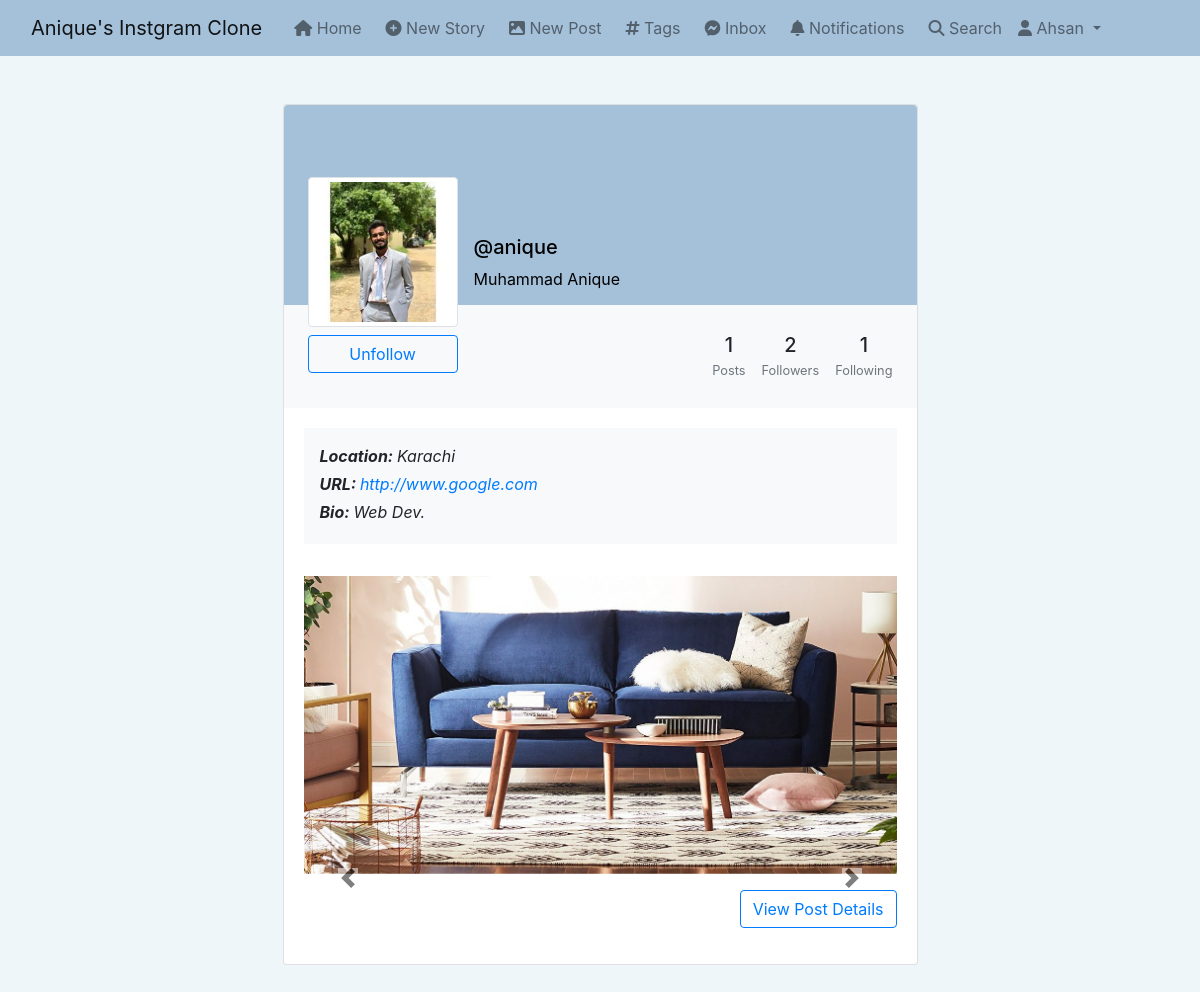
Page /anique/ (signed in) on the committed database.
### app_authentication/models.py (models this page shows, shortened)
class Profile(models.Model):
    user = models.OneToOneField(User, on_delete=models.CASCADE, related_name='profile')
    first_name = models.CharField(max_length=50, null=True, blank=True)
    last_name = models.CharField(max_length=50, null=True, blank=True)
    location = models.CharField(max_length=50, null=True, blank=True)
    url = models.URLField(max_length=80, null=True, blank=True)
    profile_info = models.TextField(max_length=150, null=True, blank=True)
    date = models.DateField(auto_now_add=True)
    favorites = models.ManyToManyField(Post)
    picture = models.ImageField(upload_to=user_directory_path, blank=True, null=True, verbose_name='Picture')

### post/models.py (models this page shows, shortened)
class PostFileContent(models.Model):
    user = models.ForeignKey(User,on_delete=models.CASCADE,related_name='content_owner')
    file = models.FileField(upload_to=user_directory_path)

class Post(models.Model):
    id = models.UUIDField(primary_key=True,default=uuid.uuid4,editable=False)
    content = models.ManyToManyField(PostFileContent,related_name='contents')
    caption = models.TextField(max_length=9000,verbose_name='Caption')
    posted = models.DateTimeField(auto_now_add=True)
    tags = models.ManyToManyField(Tag,related_name='tags')
    user = models.ForeignKey(User,on_delete=models.CASCADE)
    likes = models.IntegerField(default=0)
    def get_absolute_url(self):
        return reverse("post_details", args=[str(self.id)])

### app_authentication/views.py (the view)
# urls.py: path("<username>/",views.profile,name='profile'),
@login_required
def profile(request,username):
    user = get_object_or_404(User,username=username)
    profile = Profile.objects.get(user=user)
    url_name = resolve(request.path).url_name
    if url_name == 'profile':
        posts = Post.objects.filter(user=user).order_by("-posted")
    else:
        posts = profile.favorites.all()
        posts.order_by("-posted")
    follow_status = Follow.objects.filter(follower=request.user,following=user)
    posts_count = Post.objects.filter(user=user).count()
    following_count = Follow.objects.filter(follower=user).count()
    followers_count = Follow.objects.filter(following=user).count()
    context = {
        "profile":profile,
        "url_name":url_name,
        "posts":posts,
        "posts_count":posts_count,
        "following_count":following_count,
        "followers_count":followers_count,
		"follow_status":follow_status,
    }
    return render(request,'authentication/profile.html',context)

### django_instagram_clone/templates/authentication/profile.html (shortened to what this page needs)
{% extends 'base.html' %} {% load static %}{% block stylesheet %}
<link rel="stylesheet" href="{% static 'css/index.css' %}" />
{% endblock stylesheet %}  {% block content %}
<section class="h-100 gradient-custom-2">
  <div class="container py-5 h-100">
    <div class="row d-flex justify-content-center align-items-center h-100">
      <div class="col col-lg-9 col-xl-7">
        <div class="card">
          <div
            class="rounded-top text-white d-flex flex-row"
            style="background-color: #a5c0d9; height: 200px"
          >
            <div class="ms-4 mt-5 d-flex flex-column" style="width: 150px">
              {% if profile.picture %}
              <img
                src="{{profile.picture.url}}"
                alt="Generic placeholder image"
                class="img-fluid img-thumbnail mt-4 mb-2"
                style="width: 150px; z-index: 1"
              />
              {% endif %} {% if request.user.is_authenticated and request.user == profile.user %}
              <a
                href="{% url 'edit_profile' %}"
                style="z-index: 1"
                class="btn btn-outline-primary"
                data-mdb-ripple-color="dark"
                >Edit profile</a
              >{% else %} {% if follow_status %}<a
                href="{% url 'follow' profile.user 0 %}"
                style="z-index: 1"
                class="btn btn-outline-primary"
                data-mdb-ripple-color="dark"
                >Unfollow</a
              >{% endif %} {% endif %}
            </div>
            <div class="ms-3" style="margin-top: 130px">
              <h5 style="color: black">@{{profile.user.username}}</h5>
              {% if profile.first_name and profile.last_name %}
              <p style="color: black">
                {{profile.first_name}} {{profile.last_name}}
              </p>
              {% endif %}
            </div>
          </div>
          <div class="p-4 text-black" style="background-color: #f8f9fa">
            <div class="d-flex justify-content-end text-center py-1">
              <div>
                <p class="mb-1 h5">{{posts_count}}</p>
                <p class="small text-muted mb-0">Posts</p>
              </div>
              <div class="px-3">
                <p class="mb-1 h5">{{followers_count}}</p>
                <p class="small text-muted mb-0">Followers</p>
              </div>
              <div>
                <p class="mb-1 h5">{{following_count}}</p>
                <p class="small text-muted mb-0">Following</p>
              </div>
            </div>
          </div>
          <div class="card-body text-black">
            <div class="mb-2">
              <div class="p-3" style="background-color: #f8f9fa">
                <p class="font-italic mb-1">
                  {% if profile.location %}
                  <b>Location: </b>{{profile.location}}{% endif %}
                </p>
                <p class="font-italic mb-1">
                  {% if profile.url %} <b>URL: </b
                  ><a href="{{profile.url}}" target="_blank">{{profile.url}}</a
                  >{% endif %}
                </p>
                <p class="font-italic mb-1">
                  {% if profile.profile_info %}
                  <b>Bio: </b>{{profile.profile_info}}{% endif %}
                </p>
              </div>
            </div>
            {% if posts.count == 0 %} {% if url_name == "profile" %}
            <div class="alert alert-primary" role="alert">
              You currently have no posts.
            </div>
            <a href="{% url 'new_post' %}"
              ><button type="button" class="btn btn-outline-primary">
                Create New Post!
              </button></a
            >
            {% else %}
            <div class="alert alert-primary" role="alert">
              You currently have not saved any posts.
            </div>
            {% endif %} {% else %}{% for post in posts %}
            {% if post.content.all.count == 1 %}
            {% if post.content.first.file.name|slice:'-3:'|lower == 'jpg' or post.content.first.file.name|slice:'-3:'|lower == 'png' %}
                <img
                  src="{{post.content.first.file.url}}"
                  class="card-img-top"
                  alt="..."
              />
              {% else %}
                <video
                  id="my-video"
                  width="620"
                  height="400"
                  controls="controls"
                  preload="metadata"
                  src="{{post.content.first.file.url}}#t=0.5"
                  type="video/mp4"
                ></video>
            {% endif %}
            {% else %}
            <div id="carouselExampleControls{{post.id}}"  data-interval="false" class="carousel slide" data-bs-ride="carousel">
              <div class="carousel-inner">
                {% for file in post.content.all  %}
                <div class="carousel-item {% if post.content.first.file.name == file.file.name %}active{% endif %} ">
                  {% if file.file.name|slice:'-3:'|lower == 'jpg' or file.file.name|slice:'-3:'|lower == 'png'%}
                  <img src="{{file.file.url}}" class="d-block w-100" alt="...">
                  {% endif %}
                </div>
                {% endfor %}
              </div>
              <button style="margin-top:50%;height:10px" class="carousel-control-prev" type="button" data-bs-target="#carouselExampleControls{{post.id}}" data-bs-slide="prev">
                <span class="carousel-control-prev-icon" aria-hidden="true"></span>
              </button>
              <button style="margin-top:50%;height:10px" class="carousel-control-next"  type="button" data-bs-target="#carouselExampleControls{{post.id}}" data-bs-slide="next">
                <span class="carousel-control-next-icon" style="color:blueviolet" aria-hidden="true"></span>
              </button>
            </div>
            {% endif %}<a
            href="{{post.get_absolute_url}}"
            class="btn btn-outline-primary mt-3 mb-3 float-end"
            >View Post Details</a
          >
            {% endfor %}{% endif %}
          </div>
        </div>
      </div>
    </div>
  </div>
</section>
{% endblock content %}

### django_instagram_clone/templates/base.html (shortened to what this page needs)
{% load static %}
<!DOCTYPE html>
<html lang="en">
  <head>
    <link
      href="https://cdn.jsdelivr.net/npm/bootstrap@5.0.2/dist/css/bootstrap.min.css"
      rel="stylesheet"
    />
    <link
      rel="stylesheet"
      href="https://cdnjs.cloudflare.com/ajax/libs/font-awesome/6.1.1/css/all.min.css"
    />
    <link
      rel="stylesheet"
      href="https://stackpath.bootstrapcdn.com/bootstrap/4.3.1/css/bootstrap.min.css"
    />
    {% block stylesheet %}{% endblock stylesheet %}
  </head>
  <body style="background-color: #eef6f9">
    <nav
      class="navbar navbar-expand-lg navbar-light"
      style="background-color: #a5c0d9"
    >
      <div class="container-fluid">
        <a class="navbar-brand" href="#">Anique's Instgram Clone</a>
        <div class="collapse navbar-collapse" id="navbarSupportedContent">
          <ul class="navbar-nav me-auto mb-2 mb-lg-0">
            <li class="nav-item ml-2">
              <a class="nav-link" aria-current="page" href="{% url 'index' %}"
                ><i class="fa fa-home"></i> Home</a
              >
            </li>
            <li class="nav-item ml-2">
              <a class="nav-link" href="{% url 'new_story' %}"
                ><i class="fa fa-plus-circle"></i> New Story</a
              >
            </li>
            <li class="nav-item ml-2">
              <a class="nav-link" href="{% url 'new_post' %}"
                ><i class="fa fa-image"></i> New Post</a
              >
            </li>
            <li class="nav-item ml-2">
              <a class="nav-link" href="{% url 'tags' %}"
                ><i class="fa fa-hashtag"></i> Tags</a
              >
            </li>
            <li class="nav-item ml-2">
              <a class="nav-link" href="{% url 'inbox' %}"
                ><i class="fa-brands fa-facebook-messenger"></i> Inbox
              </a>
            </li>
            <li class="nav-item ml-2">
              <a class="nav-link" href="{% url 'notifications' %}"
                ><i class="fa-solid fa-bell"></i> Notifications
              </a>
            </li>
            <li class="nav-item ml-2">
              <a class="nav-link" href="{% url 'search_user' %}"
                ><i class="fa-solid fa-search"></i> Search</a
              >
            </li>
            <li class="nav-item dropdown">
              <a
                class="nav-link dropdown-toggle"
                href="#"
                id="navbarDropdown"
                role="button"
                data-bs-toggle="dropdown"
                aria-expanded="false"
              >
                <i class="fa fa-user"></i> {{request.user.username|capfirst}}
              </a>
            </li>
          </ul>
        </div>
      </div>
    </nav>
    {% block content %}{% endblock content %}
  </body>
</html>

### django_instagram_clone/static/css/index.css (style rules this page uses)
.carousel-control-next, .carousel-control-prev { filter: invert(100%); }
.carousel-control-next-icon, .carousel-control-prev-icon { background-color: black; }

### rows in the picture
Profile: picture (placeholder picture), user.username "anique", first_name "Muhammad", last_name "Anique", location "Karachi", url "http://www.google.com", profile_info "Web Dev."
PostFileContent: file (picture)

### other values in the picture
{{ request.user.username|capfirst }} "Ahsan"
{{ posts_count }} "1"
{{ followers_count }} "2"
{{ following_count }} "1"
